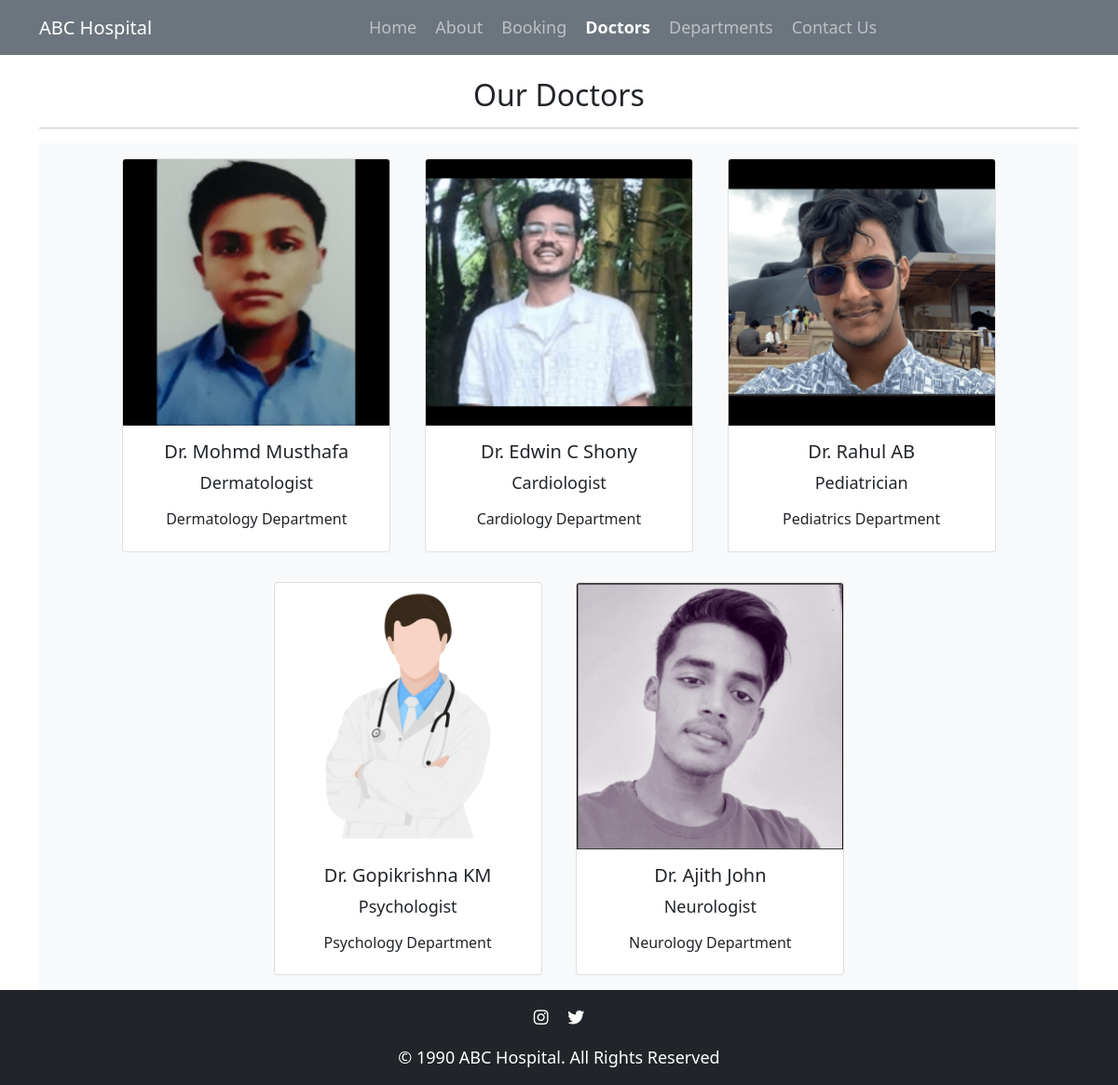
Page /doctors on the committed database.
### home/models.py (models this page shows, shortened)
class Doctors(models.Model):
    doc_name = models.CharField(max_length=255)
    doc_spec = models.CharField(max_length=255)
    dept_name = models.ForeignKey(Departments, on_delete= models.CASCADE)
    doc_image = models.ImageField(upload_to='doctors')

class Departments(models.Model):
    dept_name = models.CharField(max_length=100)
    dept_description = models.TextField()
    def __str__(self):
        return self.dept_name

### home/views.py (the view)
# urls.py: path('doctors', views.doctors,name='doctors' ),
def doctors(request):
    doc_dict = {
        'doctors' : Doctors.objects.all()
    }
    return render(request, 'doctors.html',doc_dict)

### templates/doctors.html (shortened to what this page needs)
{% extends 'base.html' %}
{% block content%}
  <h2 class=" text-center">Our Doctors</h2>
  <hr>
  <div class="container text-center bg-light">
      {% for d in doctors%}
      <div class="card text-center mx-3 my-3" style="width: 18rem; display:inline-block">
          <img class="card-img-top" src="{{d.doc_image.url}}" alt="Card image cap">
          <div class="card-body">
            <h5 class="card-title">Dr. {{d.doc_name}}</h5>
            <p class="card-text">{{d.doc_spec}}</p>
            <h6>{{d.dept_name}} Department</h6>
          </div>
        </div>
      {% endfor %}
  </div>
{% endblock %}

### templates/base.html (shortened to what this page needs)
{% load static %}
<!DOCTYPE html>
<html lang="en">
<head>
  <link rel="stylesheet" href="https://cdn.jsdelivr.net/npm/bootstrap@5.1.3/dist/css/bootstrap.min.css">
  <link rel="stylesheet" href="https://use.fontawesome.com/releases/v5.2.0/css/all.css">
  <link rel="stylesheet" href="{% static 'css/style.css' %}">
</head>
<body>
  <nav class="navbar navbar-expand-md bg-secondary navbar-dark">
    <div class="container">
      <div class="d-flex justify-content-center align-items-center">
        <h1 class="navbar-brand mb-0">ABC Hospital</h1>
      </div>
      <div class="collapse navbar-collapse justify-content-center" id="navbarNav">
        <ul class="navbar-nav">
          <li class="nav-item">
            <a class="nav-link {% if request.path == '/' %}active{% endif %}" href="{% url 'home' %}">Home</a>
          </li>
          <li class="nav-item">
            <a class="nav-link {% if request.path == '/about' %}active{% endif %}" href="{% url 'about' %}">About</a>
          </li>
          <li class="nav-item">
            <a class="nav-link {% if request.path == '/booking' %}active{% endif %}" href="{% url 'booking' %}">Booking</a>
          </li>
          <li class="nav-item">
            <a class="nav-link {% if request.path == '/doctors' %}active{% endif %}" href="{% url 'doctors' %}">Doctors</a>
          </li>
          <li class="nav-item">
            <a class="nav-link {% if request.path == '/department' %}active{% endif %}" href="{% url 'department' %}">Departments</a>
          </li>
          <li class="nav-item">
            <a class="nav-link {% if request.path == '/contact' %}active{% endif %}" href="{% url 'contact' %}">Contact Us</a>
          </li>
        </ul>
      </div>
    </div>
  </nav>
  <div class="container mt-4">
    {% block content %}{% endblock %}
  </div>
  <footer class="bg-dark text-white text-center py-3 mt-auto">
    <div class="container">
      <div class="mb-3">
        <a href="https://www.instagram.com" class="text-white me-3">
          <i class="fab fa-instagram"></i>
        </a>
        <a href="https://www.twitter.com" class="text-white">
          <i class="fab fa-twitter"></i>
        </a>
      </div>
      <p class="mb-0">© 1990 ABC Hospital. All Rights Reserved</p>
    </div>
  </footer>
</body>
</html>

### static/css/style.css (style rules this page uses)
html, body { height: 100%; margin: 0; }
body { display: flex; flex-direction: column; min-height: 100vh; font-size: large; }
footer { background-color: #343a40; color: white; text-align: center; padding: 1rem; }
footer a { color: white; margin-right: 1rem; text-decoration: none; }
footer a:last-child { margin-right: 0; }
li { padding: 0px 2px; }
.nav-link.active { color: white !important; font-weight: bold; }

### rows in the picture
Doctors: doc_image (picture), doc_name "Mohmd Musthafa", doc_spec "Dermatologist", dept_name "Dermatology"
Doctors: doc_image (picture), doc_name "Edwin C Shony", doc_spec "Cardiologist", dept_name "Cardiology"
Doctors: doc_image (picture), doc_name "Rahul AB", doc_spec "Pediatrician", dept_name "Pediatrics"
Doctors: doc_image (picture), doc_name "Gopikrishna KM", doc_spec "Psychologist", dept_name "Psychology"
Doctors: doc_image (picture), doc_name "Ajith John", doc_spec "Neurologist", dept_name "Neurology"
